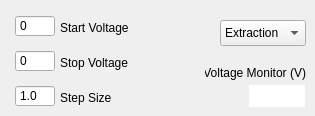
   <widget class="QWidget" name="Voltage">
    <attribute name="title">
     <string>Voltage</string>
    </attribute>
    <widget class="QDoubleSpinBox" name="inp_incrField">
     <property name="geometry">
      <rect>
       <x>15</x>
       <y>85</y>
       <width>40</width>
       <height>22</height>
      </rect>
     </property>
     <property name="sizePolicy">
      <sizepolicy hsizetype="Fixed" vsizetype="Fixed">
       <horstretch>0</horstretch>
       <verstretch>0</verstretch>
      </sizepolicy>
     </property>
     <property name="maximumSize">
      <size>
       <width>40</width>
       <height>16777215</height>
      </size>
     </property>
     <property name="font">
      <font>
       <weight>50</weight>
       <bold>false</bold>
      </font>
     </property>
     <property name="mouseTracking">
      <bool>true</bool>
     </property>
     <property name="wrapping">
      <bool>false</bool>
     </property>
     <property name="frame">
      <bool>true</bool>
     </property>
     <property name="buttonSymbols">
      <enum>QAbstractSpinBox::NoButtons</enum>
     </property>
     <property name="keyboardTracking">
      <bool>true</bool>
     </property>
     <property name="decimals">
      <number>1</number>
     </property>
     <property name="value">
      <double>1.000000000000000</double>
     </property>
    </widget>
    <widget class="QLabel" name="label_21">
     <property name="geometry">
      <rect>
       <x>60</x>
       <y>90</y>
       <width>61</width>
       <height>16</height>
      </rect>
     </property>
     <property name="font">
      <font>
       <weight>50</weight>
       <bold>false</bold>
      </font>
     </property>
     <property name="text">
      <string>Step Size</string>
     </property>
    </widget>
    <widget class="QSpinBox" name="inp_startField">
     <property name="geometry">
      <rect>
       <x>15</x>
       <y>15</y>
       <width>40</width>
       <height>22</height>
      </rect>
     </property>
     <property name="sizePolicy">
      <sizepolicy hsizetype="Fixed" vsizetype="Fixed">
       <horstretch>0</horstretch>
       <verstretch>0</verstretch>
      </sizepolicy>
     </property>
     <property name="maximumSize">
      <size>
       <width>40</width>
       <height>16777215</height>
      </size>
     </property>
     <property name="font">
      <font>
       <weight>50</weight>
       <bold>false</bold>
      </font>
     </property>
     <property name="mouseTracking">
      <bool>true</bool>
     </property>
     <property name="wrapping">
      <bool>false</bool>
     </property>
     <property name="frame">
      <bool>true</bool>
     </property>
     <property name="buttonSymbols">
      <enum>QAbstractSpinBox::NoButtons</enum>
     </property>
     <property name="keyboardTracking">
      <bool>true</bool>
     </property>
     <property name="minimum">
      <number>0</number>
     </property>
     <property name="maximum">
      <number>5000</number>
     </property>
     <property name="value">
      <number>0</number>
     </property>
    </widget>
    <widget class="QSpinBox" name="inp_stopField">
     <property name="geometry">
      <rect>
       <x>15</x>
       <y>50</y>
       <width>40</width>
       <height>22</height>
      </rect>
     </property>
     <property name="sizePolicy">
      <sizepolicy hsizetype="Fixed" vsizetype="Fixed">
       <horstretch>0</horstretch>
       <verstretch>0</verstretch>
      </sizepolicy>
     </property>
     <property name="maximumSize">
      <size>
       <width>40</width>
       <height>16777215</height>
      </size>
     </property>
     <property name="font">
      <font>
       <weight>50</weight>
       <bold>false</bold>
      </font>
     </property>
     <property name="mouseTracking">
      <bool>true</bool>
     </property>
     <property name="wrapping">
      <bool>false</bool>
     </property>
     <property name="frame">
      <bool>true</bool>
     </property>
     <property name="buttonSymbols">
      <enum>QAbstractSpinBox::NoButtons</enum>
     </property>
     <property name="keyboardTracking">
      <bool>true</bool>
     </property>
     <property name="minimum">
      <number>0</number>
     </property>
     <property name="maximum">
      <number>5000</number>
     </property>
     <property name="value">
      <number>0</number>
     </property>
    </widget>
    <widget class="QLabel" name="label_25">
     <property name="geometry">
      <rect>
       <x>60</x>
       <y>20</y>
       <width>106</width>
       <height>16</height>
      </rect>
     </property>
     <property name="font">
      <font>
       <weight>50</weight>
       <bold>false</bold>
      </font>
     </property>
     <property name="text">
      <string>Start Voltage</string>
     </property>
    </widget>
    <widget class="QLabel" name="label_30">
     <property name="geometry">
      <rect>
       <x>60</x>
       <y>55</y>
       <width>111</width>
       <height>16</height>
      </rect>
     </property>
     <property name="font">
      <font>
       <weight>50</weight>
       <bold>false</bold>
      </font>
     </property>
     <property name="text">
      <string>Stop Voltage</string>
     </property>
    </widget>
    <widget class="QTextBrowser" name="out_voltMon">
     <property name="geometry">
      <rect>
       <x>249</x>
       <y>85</y>
       <width>56</width>
       <height>22</height>
      </rect>
     </property>
     <property name="sizePolicy">
      <sizepolicy hsizetype="Fixed" vsizetype="Fixed">
       <horstretch>0</horstretch>
       <verstretch>0</verstretch>
      </sizepolicy>
     </property>
     <property name="minimumSize">
      <size>
       <width>40</width>
       <height>22</height>
      </size>
     </property>
     <property name="font">
      <font>
       <weight>50</weight>
       <bold>false</bold>
      </font>
     </property>
     <property name="acceptDrops">
      <bool>false</bool>
     </property>
     <property name="frameShape">
      <enum>QFrame::NoFrame</enum>
     </property>
     <property name="frameShadow">
      <enum>QFrame::Plain</enum>
     </property>
     <property name="html">
      <string>&lt;!DOCTYPE HTML PUBLIC &quot;-//W3C//DTD HTML 4.0//EN&quot; &quot;http://www.w3.org/TR/REC-html40/strict.dtd&quot;&gt;
&lt;html&gt;&lt;head&gt;&lt;meta name=&quot;qrichtext&quot; content=&quot;1&quot; /&gt;&lt;style type=&quot;text/css&quot;&gt;
p, li { white-space: pre-wrap; }
&lt;/style&gt;&lt;/head&gt;&lt;body style=&quot; font-family:'Tahoma'; font-size:8pt; font-weight:400; font-style:normal;&quot;&gt;
&lt;p style=&quot;-qt-paragraph-type:empty; margin-top:0px; margin-bottom:0px; margin-left:0px; margin-right:0px; -qt-block-indent:0; text-indent:0px;&quot;&gt;&lt;br /&gt;&lt;/p&gt;&lt;/body&gt;&lt;/html&gt;</string>
     </property>
    </widget>
    <widget class="QLabel" name="label_31">
     <property name="geometry">
      <rect>
       <x>205</x>
       <y>65</y>
       <width>101</width>
       <height>16</height>
      </rect>
     </property>
     <property name="font">
      <font>
       <weight>50</weight>
       <bold>false</bold>
      </font>
     </property>
     <property name="text">
      <string>Voltage Monitor (V)</string>
     </property>
     <property name="alignment">
      <set>Qt::AlignRight|Qt::AlignTrailing|Qt::AlignVCenter</set>
     </property>
    </widget>
    <widget class="QComboBox" name="voltageSelectScan">
     <property name="geometry">
      <rect>
       <x>220</x>
       <y>20</y>
       <width>86</width>
       <height>26</height>
      </rect>
     </property>
     <property name="sizePolicy">
      <sizepolicy hsizetype="Fixed" vsizetype="Fixed">
       <horstretch>0</horstretch>
       <verstretch>0</verstretch>
      </sizepolicy>
     </property>
     <property name="font">
      <font>
       <weight>50</weight>
       <bold>false</bold>
      </font>
     </property>
     <item>
      <property name="text">
       <string>Extraction</string>
      </property>
     </item>
     <item>
      <property name="text">
       <string>Einzel 3</string>
      </property>
     </item>
    </widget>
   </widget>
